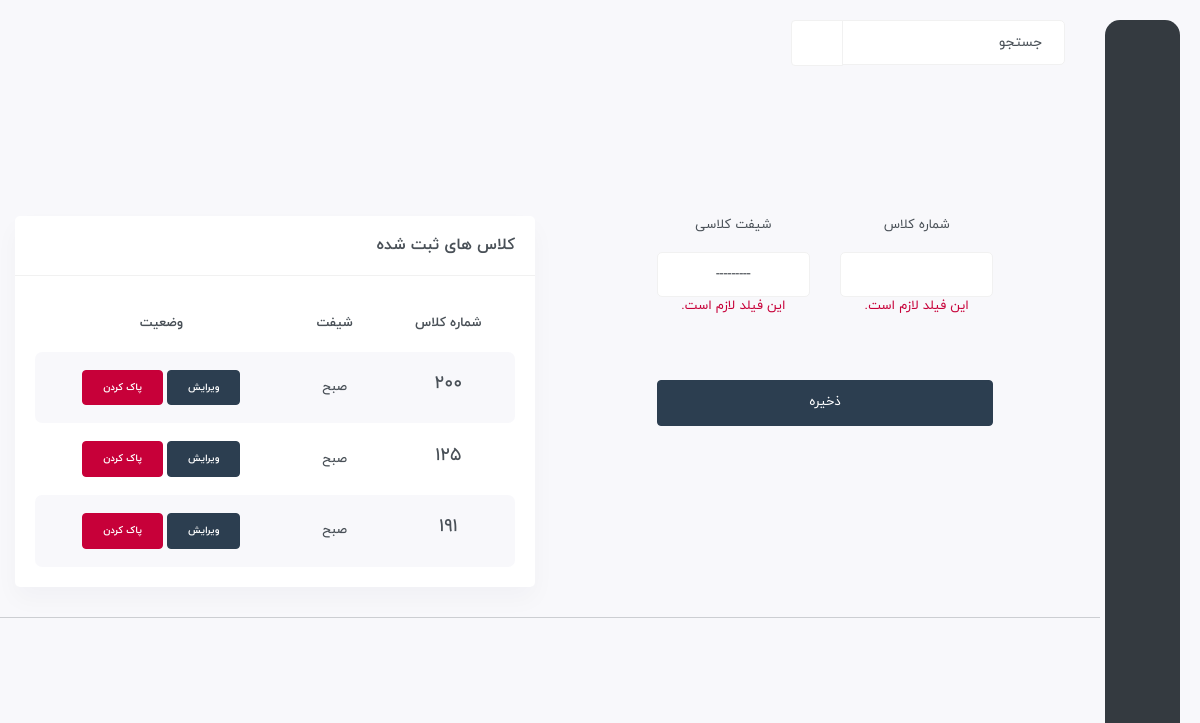
Screenshot of /created/create-class/ (signed in) with the database file from the repository.
### Student/models.py (models this page shows, shortened)
class Class(models.Model):
    number = models.IntegerField()
    shift = models.CharField(choices=SHIFT, max_length=3)

### Student/views.py (the view, shortened to what this page needs)
class CreateClassView(LoginRequiredMixin, generic.View):
    login_url = 'account:login'
    template_name = 'create-class.html'
    def get(self, request, *args, **kwargs):
        form = forms.ClassForm(request.POST)
        class_ = models.Class.objects.all()
        return render(request, self.template_name, {'form': form, 'class': class_})

### Student/forms.py
class ClassForm(forms.ModelForm):
    def __init__(self, *args, **kwargs):
        super(ClassForm, self).__init__(*args, **kwargs)
        self.fields['number'].widget.attrs.update({'class': 'form-control text-center mt-3'})
        self.fields['shift'].widget.attrs.update({'class': 'form-control text-center mt-3'})
    class Meta:
        model = models.Class
        fields = '__all__'

### Student/templates/create-class.html (shortened to what this page needs)
{% extends 'base.html' %}
{% load static %}
{% load jalali_tags %}
{% block body %}
	<div id="main-wrapper">
	    <div class="content-body">
            <div class="container">
                <div class="row mt-5 d-flex justify-content-bettwen">
                    <div class="col-md-12 col-sm-12 col-lg-6 col-xl-6 col-12 mt-5">
                        <form action="" method="post">
                            <div class="row d-flex justify-content-center text-center">
                                <div class="col-md-8">
                                    <div class="col-md-12">
                                        <div class="row">
                                            <div class="col-md-6">
                                                <label for="">شماره کلاس</label>
                                                {{ form.number }}
                                                {% for e in form.number.errors %}
                                                    <p class="text-danger text-center">{{ e }}</p>
                                                {% endfor %}
                                            </div>
                                            <div class="col-md-6">
                                                <label for=""> شیفت کلاسی</label>
                                                {{ form.shift }}
                                                {% for e in form.shift.errors %}
                                                    <p class="text-danger text-center">{{ e }}</p>
                                                {% endfor %}
                                            </div>
                                        </div>
                                        <button class="btn btn-primary btn-block mt-5 mb-5">ذخیره</button>
                                    </div>
                                </div>
                            </div>
                        </form>
                    </div>
                    <div class="col-md-12 col-sm-12 col-lg-6 col-xl-6 col-12 mt-5">
                        <div class="card">
                        <div class="card-header align-items-center">
                            <h4 class="card-title">کلاس های ثبت شده</h4>
                        </div>
                        <div class="card-body">
                            <div class="table-responsive">
                            <table class="table table-striped responsive-table text-center">
                                <thead>
                                <tr>
                                    <th>شماره کلاس</th>
                                    <th>شیفت</th>
                                    <th>وضعیت</th>
                                </tr>
                                </thead>
                                <tbody>
                                    {% for c in class %}
                                        <tr>
                                            <td>
                                            <h4>{{ c.number }}</h4>
                                            </td>
                                            <td>{{ c.shift }}</td>
                                            <td>
                                                <a class="btn badge btn-primary" href="{% url 'student:edit-class' c.number c.shift %}">ویرایش</a>
                                                <button type="button" class="btn badge btn-danger" data-bs-toggle="modal" data-bs-target="#staticBackdrop-{{ c.id }}">
                                                    پاک کردن
                                                </button>
                                            </td>
                                        </tr>
                                    {% endfor %}
                                </tbody>
                            </table>
                            </div>
                        </div>
                        </div>
                    </div>
                    <hr>
                </div>
            </div>
	    </div>
	</div>
{% endblock %}

### rows the page displays
Class: number "200", shift "صبح"
Class: number "125", shift "صبح"
Class: number "191", shift "صبح"

### other values shown
{{ e }} "این فیلد لازم است."
